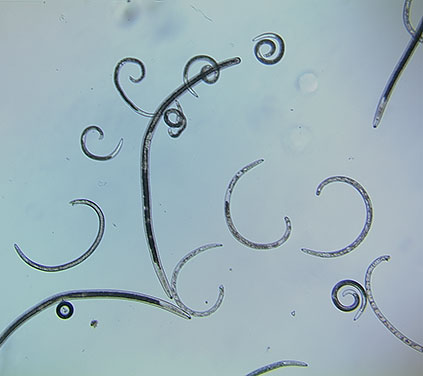
#> input picture nems.jpg, 423 x 376 px
$ jupyter execute --allow-errors nematode.ipynb   (shell and % lines are left out)   (older library calls are emulated)
#> lines starting #> are read from the running program, lines starting #| are printed output that depends on the picture; after the words box and inside, x2 and y2 are one past the last pixel; in counts of white or black regions, pixels touching at a corner belong together
[cell 1]

import cv2
import numpy as np
import copy
from matplotlib import pyplot as plt
import matplotlib.cm as cm

## Image analysis of plated Nematodes

When I started this project I really had multiple goals in mind.  I knew that being able to automate nematode
assays could be extremely useful both for individual pathology labs as well as the larger NCDA Soil samples.  This successful automation means the program can count worms in a photo, classify them, and remove any debris.  None of this will be done perfectly by a computer, so leaving a methodology open for trained personnel to correct the analysis is important.

To begin I started with a google search to gather nematode slides.  A good slide should be sufficiently diluted that it is possible to actually count worms, but it is unrealistic that none of the worms will be overlapping.  While these pictures are a good way to test the methodology, they are inconsistant for staging, backlighting, and nematode species.

[cell 2]
# Reads in the files
filename = '/Users/lehassell/PycharmProjects/nematode/nems.jpg'
original = cv2.imread('nems.jpg', 0)
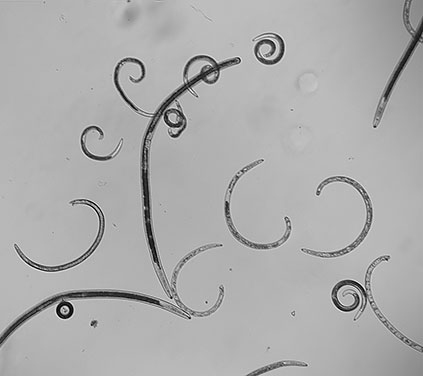
#> original: shape (376, 423); min 0, max 255, mean 172.8
img = copy.deepcopy(original)
plt.imshow(original, cmap=cm.Greys_r)
plt.title('Original Nematode Slide')
plt.show()

I need to begin the process of extracting meaningful information.  As I recall most nematode assays are done with only the microscope backlight on (this means they are grey scale).  I will start by
removing noise from the image and select out the foreground.

[cell 3]
blurred = cv2.GaussianBlur(img, (5, 5), 0)
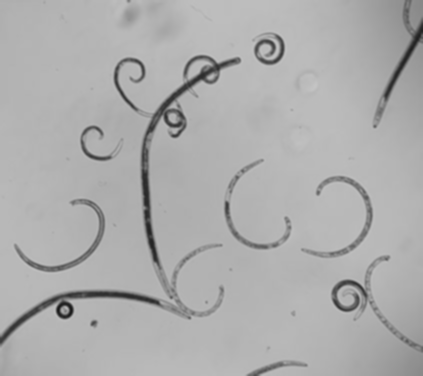
#> blurred: shape (376, 423); min 25, max 196, mean 172.8
thresh, th1 = cv2.threshold(blurred, 0, 255, cv2.THRESH_BINARY_INV + cv2.THRESH_OTSU)
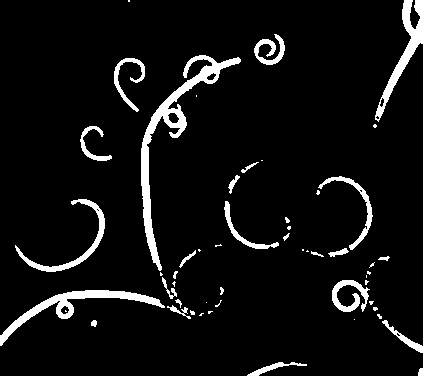
#> th1: shape (376, 423); 6.5% white; 53 white regions (26 under 20 px)
#> thresh = 139
plt.imshow(blurred, cmap=cm.Greys_r)
plt.title('Gaussian Blurring')
plt.show()

I ran multiple commands in the last block and this demonstrates the first of them.  I applied a Gaussian blurr to smooth out the image.  This removes jagged edges and any small pieces of debris (things smaller than a few     pixels).

[cell 4]
plt.imshow(th1, cmap=cm.Greys_r)
plt.title('Threshholded Image')
plt.show()

This next image shows what happens after I applied a thresholding algorithm.  The goal here was to highlight the pixels that were 'brighter' than the background.  The method used is called the otsu threshold and takes the distribution of pixel brightness frequency and creates two classes that minimize intra-class variance.

[cell 5]
plt.hist(original.ravel(),256,[100,225])
plt.title('Distribution of Pixel Frequency')
plt.show()
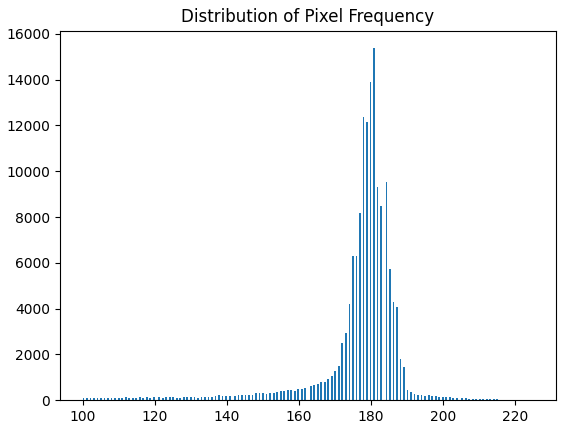
#> figure drawn by matplotlib, 1 panel; tallest bar 15373 high, from x = 180.6 to 181.1

At this point I should be ready to have my program find the contours of objects in the image.  The program will pick anything in the foreground (the white) and note the bounds.

[cell 6]
image, contours, hierarchy = cv2.findContours(th1, cv2.RETR_TREE, cv2.CHAIN_APPROX_NONE)
#> contours = 62 contours, 37 with area under 20; largest, box (x1, y1, x2, y2) and area: (141, 55, 241, 271) 2422, (0, 290, 165, 346) 1390, (375, 0, 423, 122) 1143, (15, 199, 105, 272) 695, (332, 280, 370, 312) 444
img_1 = copy.deepcopy(original)
img_2 = copy.deepcopy(original)
print(len(contours))
#| 62

The print line tells me how many total objects/contours the program has detected - 62.  That seems a bit high, lets visualize the contours by putting a minimum bounding circle around each object.

[cell 7]
for cnt in contours:
        (x, y), radius = cv2.minEnclosingCircle(cnt)
        center = (int(x), int(y))
        radius = int(radius)
        circle_image = cv2.circle(img_1, center, radius, (0, 255, 0), 5)
#> this loop made 62 passes
#> (x, y, radius, center) on passes 1, 2, 3, 5, 12, 16, 17, 18, 20, 21, 23, 24: (420, 371.5, 4, (420, 371)), (276.5, 369.5, 30, (276, 369)), (402, 336.5, 25, (402, 336)), (93.62, 323, 3, (93, 323)), (178.5, 312, 12, (178, 312)), (177.9, 303.2, 4, (177, 303)), (82, 325.5, 84, (82, 325)), (64.41, 309.6, 4, (64, 309)), (220.5, 290.5, 3, (220, 290)), (174, 283.5, 2, (174, 283)), (350.7, 295.3, 19, (350, 295)), (168.8, 286.6, 11, (168, 286))
#> (x, y, radius) on passes 4, 6, 7, 8, 9, 10: (398, 334, 2), (354, 319, 0), (379, 316, 2), (201, 314, 2), (210, 312, 2), (192, 312, 2)
#> pass 2, `circle_image = cv2.circle(img_1, center, radius, (0, 255, 0), 5)`:
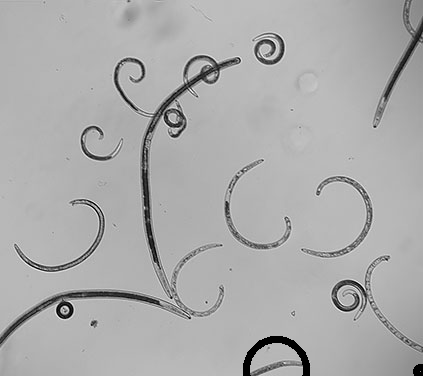
#> circle_image: shape (376, 423); min 0, max 255, mean 171.8
#> pass 3, `circle_image = cv2.circle(img_1, center, radius, (0, 255, 0), 5)`:
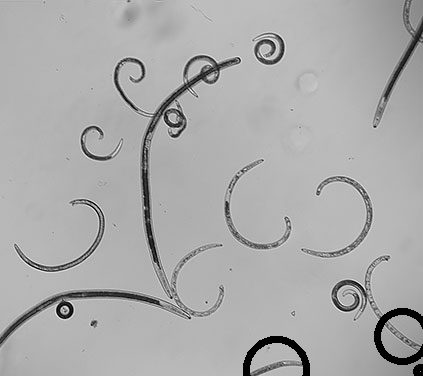
#> circle_image: shape (376, 423); 0.56% of pixels changed, all inside (x1, y1, x2, y2) = (374, 308, 423, 365)
#> after the loop:
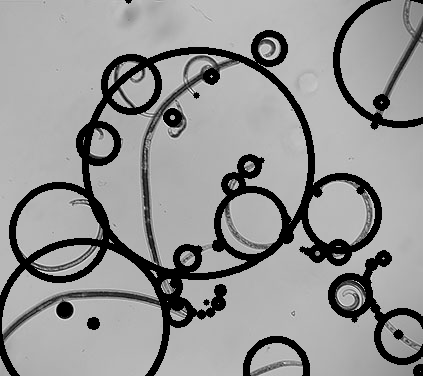
#> img_1: shape (376, 423); 14.63% of pixels changed, all inside (x1, y1, x2, y2) = (0, 0, 423, 376)

plt.imshow(circle_image, cmap=cm.Greys_r)
plt.title('Found Contours')
plt.show()

It definitely seems to be finding objects.  However there are a lot of little circles for objects we aren't concerned with.  Lets try setting only minimum radii.

[cell 8]
for cnt2 in contours:
        (x, y), radius = cv2.minEnclosingCircle(cnt2)
        center = (int(x), int(y))
        radius = int(radius)
        if radius > 12:
            circle_image_2 = cv2.circle(img_2, center, radius, (0, 255, 0), 5)
#> this loop made 62 passes
#> (x, y, radius) on passes 4, 6, 7, 8, 9, 10, 11, 13, 14, 15, 22, 36: (398, 334, 2), (354, 319, 0), (379, 316, 2), (201, 314, 2), (210, 312, 2), (192, 312, 2), (375, 308, 2), (206, 302, 0), (371, 302, 2), (218, 303, 4), (366, 282, 2), (338, 252, 10)
#> pass 3, `circle_image_2 = cv2.circle(img_2, center, radius, (0, 255, 0), 5)`:
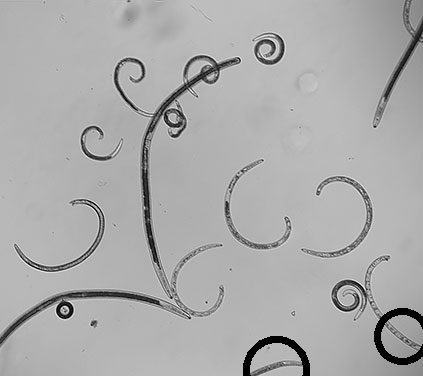
#> circle_image_2: shape (376, 423); min 0, max 255, mean 171
#> after the loop:
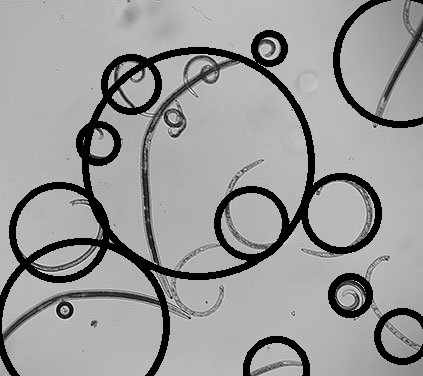
#> img_2: shape (376, 423); 11.33% of pixels changed, all inside (x1, y1, x2, y2) = (0, 0, 423, 376)

plt.imshow(circle_image_2, cmap=cm.Greys_r)
plt.title('Found Contours')
plt.show()
